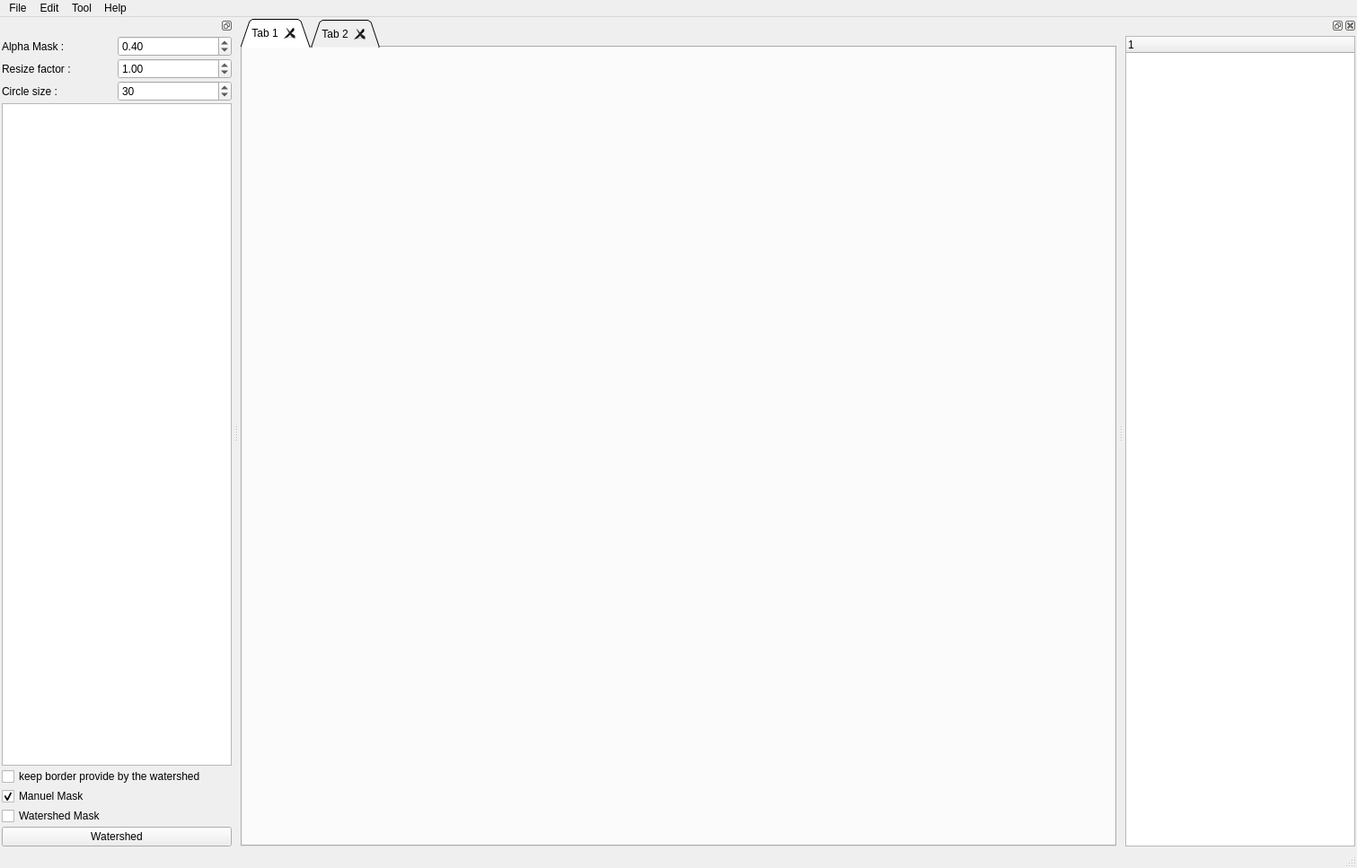
<?xml version="1.0" encoding="UTF-8"?>
<ui version="4.0">
 <class>MainWindow</class>
 <widget class="QMainWindow" name="MainWindow">
  <property name="geometry">
   <rect>
    <x>0</x>
    <y>0</y>
    <width>1511</width>
    <height>967</height>
   </rect>
  </property>
  <property name="windowTitle">
   <string>PixelAnnotationTool</string>
  </property>
  <property name="toolButtonStyle">
   <enum>Qt::ToolButtonIconOnly</enum>
  </property>
  <property name="animated">
   <bool>true</bool>
  </property>
  <property name="documentMode">
   <bool>true</bool>
  </property>
  <property name="dockNestingEnabled">
   <bool>true</bool>
  </property>
  <property name="dockOptions">
   <set>QMainWindow::AllowNestedDocks|QMainWindow::AllowTabbedDocks|QMainWindow::AnimatedDocks|QMainWindow::ForceTabbedDocks|QMainWindow::GroupedDragging|QMainWindow::VerticalTabs</set>
  </property>
  <widget class="QWidget" name="centralwidget">
   <layout class="QGridLayout" name="gridLayout_2">
    <property name="leftMargin">
     <number>2</number>
    </property>
    <property name="topMargin">
     <number>2</number>
    </property>
    <property name="rightMargin">
     <number>2</number>
    </property>
    <property name="bottomMargin">
     <number>2</number>
    </property>
    <property name="spacing">
     <number>2</number>
    </property>
    <item row="0" column="0">
     <widget class="QTabWidget" name="tabWidget">
      <property name="tabShape">
       <enum>QTabWidget::Triangular</enum>
      </property>
      <property name="currentIndex">
       <number>0</number>
      </property>
      <property name="elideMode">
       <enum>Qt::ElideLeft</enum>
      </property>
      <property name="usesScrollButtons">
       <bool>false</bool>
      </property>
      <property name="documentMode">
       <bool>false</bool>
      </property>
      <property name="tabsClosable">
       <bool>true</bool>
      </property>
      <property name="movable">
       <bool>true</bool>
      </property>
      <widget class="QWidget" name="tab">
       <attribute name="title">
        <string>Tab 1</string>
       </attribute>
      </widget>
      <widget class="QWidget" name="tab_2">
       <attribute name="title">
        <string>Tab 2</string>
       </attribute>
      </widget>
     </widget>
    </item>
   </layout>
  </widget>
  <widget class="QMenuBar" name="menubar">
   <property name="geometry">
    <rect>
     <x>0</x>
     <y>0</y>
     <width>1511</width>
     <height>21</height>
    </rect>
   </property>
   <widget class="QMenu" name="menuFile">
    <property name="title">
     <string>File</string>
    </property>
    <addaction name="actionOpenDir"/>
    <addaction name="separator"/>
    <addaction name="actionQuit"/>
   </widget>
   <widget class="QMenu" name="menuEdit">
    <property name="title">
     <string>Edit</string>
    </property>
   </widget>
   <widget class="QMenu" name="menuTool">
    <property name="title">
     <string>Tool</string>
    </property>
    <addaction name="actionOpen_config_file"/>
    <addaction name="actionSave_config_file"/>
    <addaction name="actionClear"/>
   </widget>
   <widget class="QMenu" name="menuHelp">
    <property name="title">
     <string>Help</string>
    </property>
    <addaction name="actionAbout"/>
   </widget>
   <addaction name="menuFile"/>
   <addaction name="menuEdit"/>
   <addaction name="menuTool"/>
   <addaction name="menuHelp"/>
  </widget>
  <widget class="QStatusBar" name="statusbar"/>
  <widget class="QDockWidget" name="dock_label">
   <property name="features">
    <set>QDockWidget::DockWidgetFloatable|QDockWidget::DockWidgetMovable</set>
   </property>
   <attribute name="dockWidgetArea">
    <number>1</number>
   </attribute>
   <widget class="QWidget" name="dockWidgetContents">
    <layout class="QVBoxLayout" name="verticalLayout_2">
     <property name="spacing">
      <number>2</number>
     </property>
     <property name="leftMargin">
      <number>2</number>
     </property>
     <property name="topMargin">
      <number>2</number>
     </property>
     <property name="rightMargin">
      <number>2</number>
     </property>
     <property name="bottomMargin">
      <number>2</number>
     </property>
     <item>
      <layout class="QVBoxLayout" name="verticalLayout">
       <item>
        <layout class="QHBoxLayout" name="horizontalLayout">
         <item>
          <widget class="QLabel" name="label_2">
           <property name="text">
            <string>Alpha Mask :</string>
           </property>
          </widget>
         </item>
         <item>
          <widget class="QDoubleSpinBox" name="spinbox_alpha">
           <property name="maximum">
            <double>1.000000000000000</double>
           </property>
           <property name="singleStep">
            <double>0.010000000000000</double>
           </property>
           <property name="value">
            <double>0.400000000000000</double>
           </property>
          </widget>
         </item>
        </layout>
       </item>
       <item>
        <layout class="QHBoxLayout" name="horizontalLayout_2">
         <item>
          <widget class="QLabel" name="label">
           <property name="text">
            <string>Resize factor : </string>
           </property>
          </widget>
         </item>
         <item>
          <widget class="QDoubleSpinBox" name="spinbox_scale">
           <property name="minimum">
            <double>0.500000000000000</double>
           </property>
           <property name="maximum">
            <double>8.000000000000000</double>
           </property>
           <property name="singleStep">
            <double>0.500000000000000</double>
           </property>
           <property name="value">
            <double>1.000000000000000</double>
           </property>
          </widget>
         </item>
        </layout>
       </item>
       <item>
        <layout class="QHBoxLayout" name="horizontalLayout_3">
         <item>
          <widget class="QLabel" name="label_3">
           <property name="text">
            <string>Circle size :</string>
           </property>
          </widget>
         </item>
         <item>
          <widget class="QSpinBox" name="spinbox_pen_size">
           <property name="minimum">
            <number>1</number>
           </property>
           <property name="singleStep">
            <number>5</number>
           </property>
           <property name="value">
            <number>30</number>
           </property>
          </widget>
         </item>
        </layout>
       </item>
       <item>
        <widget class="QListWidget" name="list_label"/>
       </item>
       <item>
        <widget class="QCheckBox" name="checkbox_border_ws">
         <property name="text">
          <string>keep border provide by the watershed</string>
         </property>
        </widget>
       </item>
       <item>
        <widget class="QCheckBox" name="checkbox_manuel_mask">
         <property name="text">
          <string>Manuel Mask</string>
         </property>
         <property name="checkable">
          <bool>true</bool>
         </property>
         <property name="checked">
          <bool>true</bool>
         </property>
        </widget>
       </item>
       <item>
        <widget class="QCheckBox" name="checkbox_watershed_mask">
         <property name="text">
          <string>Watershed Mask</string>
         </property>
        </widget>
       </item>
       <item>
        <widget class="QPushButton" name="button_watershed">
         <property name="text">
          <string>Watershed</string>
         </property>
        </widget>
       </item>
      </layout>
     </item>
    </layout>
   </widget>
  </widget>
  <widget class="QDockWidget" name="dockWidget_3">
   <attribute name="dockWidgetArea">
    <number>2</number>
   </attribute>
   <widget class="QWidget" name="dockWidgetContents_3">
    <layout class="QVBoxLayout" name="verticalLayout_3">
     <property name="spacing">
      <number>2</number>
     </property>
     <property name="leftMargin">
      <number>2</number>
     </property>
     <property name="topMargin">
      <number>2</number>
     </property>
     <property name="rightMargin">
      <number>2</number>
     </property>
     <property name="bottomMargin">
      <number>2</number>
     </property>
     <item>
      <widget class="QTreeWidget" name="tree_widget_img">
       <column>
        <property name="text">
         <string notr="true">1</string>
        </property>
       </column>
      </widget>
     </item>
    </layout>
   </widget>
  </widget>
  <action name="actionOpen_Image">
   <property name="text">
    <string>Open image</string>
   </property>
   <property name="shortcut">
    <string>Ctrl+O</string>
   </property>
  </action>
  <action name="actionQuit">
   <property name="text">
    <string>Quit</string>
   </property>
  </action>
  <action name="actionUndo">
   <property name="text">
    <string>Undo</string>
   </property>
  </action>
  <action name="actionRedo">
   <property name="text">
    <string>Redo</string>
   </property>
  </action>
  <action name="actionClear">
   <property name="text">
    <string>Clear mask</string>
   </property>
  </action>
  <action name="actionSave">
   <property name="text">
    <string>Save mask</string>
   </property>
   <property name="shortcut">
    <string>Ctrl+S</string>
   </property>
  </action>
  <action name="actionSave_config_file">
   <property name="text">
    <string>Save config file</string>
   </property>
  </action>
  <action name="actionOpen_config_file">
   <property name="text">
    <string>Open config file</string>
   </property>
  </action>
  <action name="actionOpenDir">
   <property name="text">
    <string>Open directory</string>
   </property>
  </action>
  <action name="actionAbout">
   <property name="text">
    <string>About</string>
   </property>
  </action>
  <action name="actionOpen_jsq">
   <property name="text">
    <string>Open JSQ</string>
   </property>
  </action>
 </widget>
 <resources/>
 <connections>
  <connection>
   <sender>actionQuit</sender>
   <signal>triggered()</signal>
   <receiver>MainWindow</receiver>
   <slot>close()</slot>
   <hints>
    <hint type="sourcelabel">
     <x>-1</x>
     <y>-1</y>
    </hint>
    <hint type="destinationlabel">
     <x>523</x>
     <y>272</y>
    </hint>
   </hints>
  </connection>
 </connections>
</ui>
